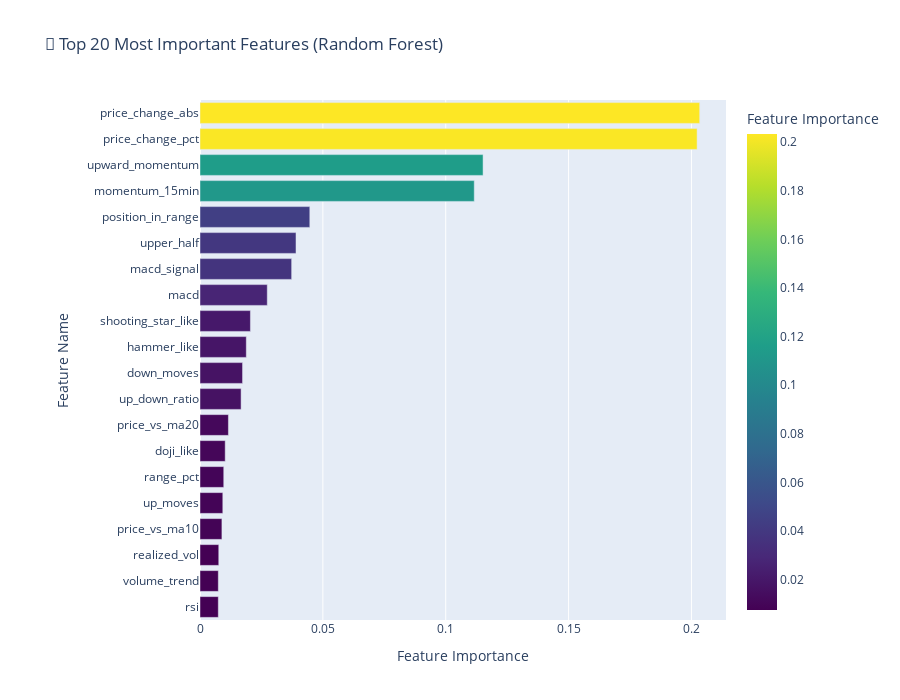
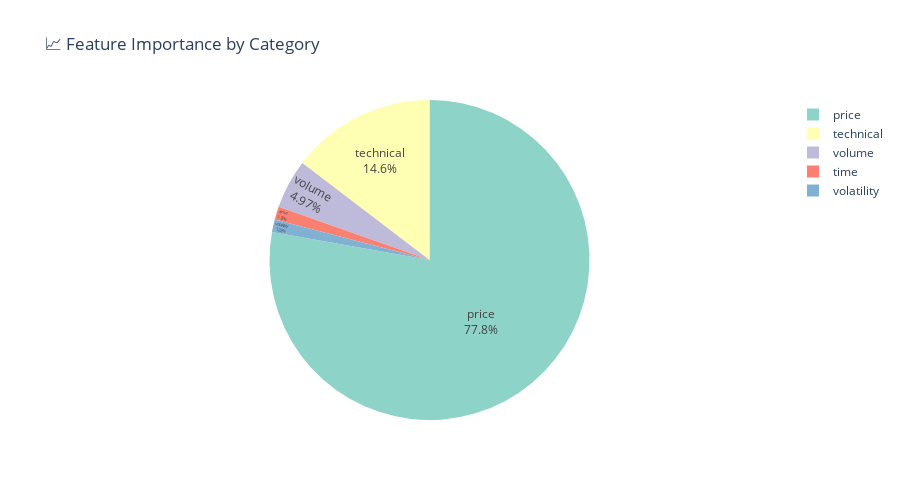

The notebook cell these images were saved under, in order:
### Code cell
# 🔍 Feature Importance Analysis (Plotly Visualization)
if "models" in locals() and len(models) > 0:
    print("🔍 Analyzing feature importance...")

    # Use Random Forest for feature importance (it provides the most interpretable results)
    if "random_forest" in models:
        rf_model = models["random_forest"]

        if hasattr(rf_model.model, "feature_importances_"):
            feature_importance = pd.DataFrame(
                {
                    "feature": rf_model.feature_names,
                    "importance": rf_model.model.feature_importances_,
                }
            ).sort_values("importance", ascending=False)

            print(f"✅ Extracted {len(feature_importance)} feature importances")

            # Create interactive Plotly bar chart for top features
            top_features = feature_importance.head(20)  # Top 20 features

            fig_importance = px.bar(
                top_features,
                x="importance",
                y="feature",
                orientation="h",
                title="🎯 Top 20 Most Important Features (Random Forest)",
                labels={"importance": "Feature Importance", "feature": "Feature Name"},
                color="importance",
                color_continuous_scale="viridis",
                height=700,
            )

            # Customize layout
            fig_importance.update_layout(
                yaxis={"categoryorder": "total ascending"},
                xaxis_title="Feature Importance",
                yaxis_title="Feature Name",
                showlegend=False,
                margin=dict(l=200),  # More space for feature names
            )

            fig_importance.show()

            # Show top 10 in a table
            print("\n📊 Top 10 Most Important Features:")
            display(feature_importance.head(10).round(4))

            # Categorize features
            feature_categories = {
                "price": ["open", "high", "low", "close", "price_45", "price_change"],
                "volume": ["volume", "vwap", "volume_sma"],
                "technical": ["rsi", "macd", "bb_", "sma", "ema"],
                "volatility": ["atr", "volatility", "std"],
                "time": ["hour", "minute", "day_of_week"],
            }

            # Analyze feature categories
            category_importance = {}
            for category, keywords in feature_categories.items():
                category_features = feature_importance[
                    feature_importance["feature"].str.contains(
                        "|".join(keywords), case=False
                    )
                ]
                if len(category_features) > 0:
                    category_importance[category] = category_features[
                        "importance"
                    ].sum()

            if category_importance:
                category_df = pd.DataFrame(
                    list(category_importance.items()),
                    columns=["Category", "Total_Importance"],
                )
                category_df = category_df.sort_values(
                    "Total_Importance", ascending=False
                )

                # Create category importance chart
                fig_category = px.pie(
                    category_df,
                    values="Total_Importance",
                    names="Category",
                    title="📈 Feature Importance by Category",
                    color_discrete_sequence=px.colors.qualitative.Set3,
                    height=500,
                )

                fig_category.update_traces(
                    textposition="inside", textinfo="percent+label"
                )

                fig_category.show()

                print("\n🏷️  Feature Category Analysis:")
                for i, row in category_df.iterrows():
                    print(f"   {row['Category']:>12}: {row['Total_Importance']:.3f}")

        else:
            print(
                "❌ Model doesn't have feature importances (might be logistic regression)"
            )
    else:
        print("❌ Random Forest model not available for feature importance analysis")
else:
    print("⚠️  Please train models first")

### Figure 1 — Plotly figure (JSON) as saved in the notebook; plotly's stock layout.template omitted (floating-point values rounded to 4 significant figures)
{"data": [{"hovertemplate": "Feature Importance=%{marker.color}<br>Feature Name=%{y}<extra></extra>", "legendgroup": "", "marker": {"color": [0.2034, 0.2023, 0.1152, 0.1116, 0.04469, 0.03907, 0.0373, 0.02737, 0.02052, 0.01884, 0.01732, 0.01672, 0.01156, 0.01026, 0.009665, 0.009281, 0.008921, 0.007638, 0.007453, 0.007452], "coloraxis": "coloraxis", "pattern": {"shape": ""}}, "name": "", "orientation": "h", "showlegend": false, "textposition": "auto", "type": "bar", "x": [0.2034, 0.2023, 0.1152, 0.1116, 0.04469, 0.03907, 0.0373, 0.02737, 0.02052, 0.01884, 0.01732, 0.01672, 0.01156, 0.01026, 0.009665, 0.009281, 0.008921, 0.007638, 0.007453, 0.007452], "xaxis": "x", "y": ["price_change_abs", "price_change_pct", "upward_momentum", "momentum_15min", "position_in_range", "upper_half", "macd_signal", "macd", "shooting_star_like", "hammer_like", "down_moves", "up_down_ratio", "price_vs_ma20", "doji_like", "range_pct", "up_moves", "price_vs_ma10", "realized_vol", "volume_trend", "rsi"], "yaxis": "y"}], "layout": {"barmode": "relative", "coloraxis": {"colorbar": {"title": {"text": "Feature Importance"}}, "colorscale": [[0, "#440154"], [0.1111, "#482878"], [0.2222, "#3e4989"], [0.3333, "#31688e"], [0.4444, "#26828e"], [0.5556, "#1f9e89"], [0.6667, "#35b779"], [0.7778, "#6ece58"], [0.8889, "#b5de2b"], [1, "#fde725"]]}, "height": 700, "legend": {"tracegroupgap": 0}, "margin": {"l": 200}, "showlegend": false, "title": {"text": "🎯 Top 20 Most Important Features (Random Forest)"}, "xaxis": {"anchor": "y", "domain": [0, 1], "title": {"text": "Feature Importance"}}, "yaxis": {"anchor": "x", "categoryorder": "total ascending", "domain": [0, 1], "title": {"text": "Feature Name"}}}}

### Figure 2 — Plotly figure (JSON) as saved in the notebook; plotly's stock layout.template omitted (floating-point values rounded to 4 significant figures)
{"data": [{"domain": {"x": [0, 1], "y": [0, 1]}, "hovertemplate": "Category=%{label}<br>Total_Importance=%{value}<extra></extra>", "labels": ["price", "technical", "volume", "time", "volatility"], "legendgroup": "", "name": "", "showlegend": true, "textinfo": "percent+label", "textposition": "inside", "type": "pie", "values": [0.42, 0.07896, 0.02682, 0.007127, 0.00692]}], "layout": {"height": 500, "legend": {"tracegroupgap": 0}, "piecolorway": ["rgb(141,211,199)", "rgb(255,255,179)", "rgb(190,186,218)", "rgb(251,128,114)", "rgb(128,177,211)", "rgb(253,180,98)", "rgb(179,222,105)", "rgb(252,205,229)", "rgb(217,217,217)", "rgb(188,128,189)", "rgb(204,235,197)", "rgb(255,237,111)"], "title": {"text": "📈 Feature Importance by Category"}}}
